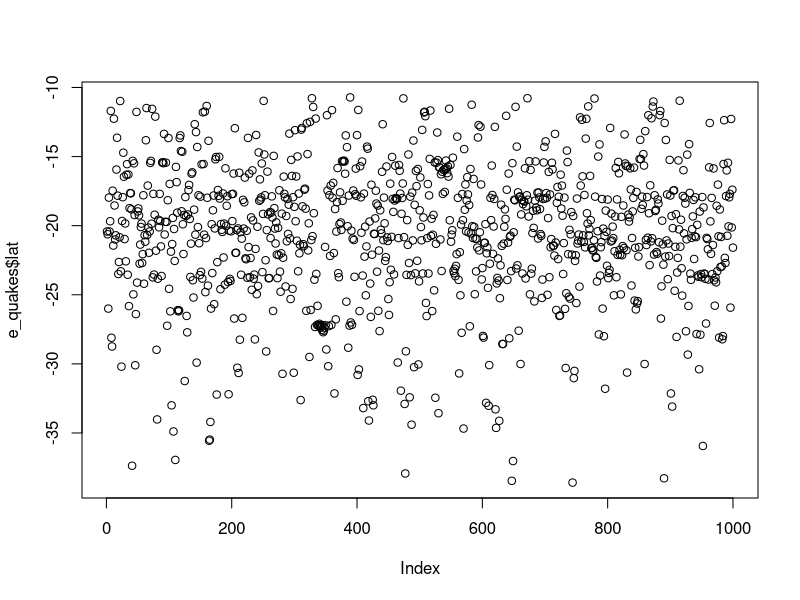
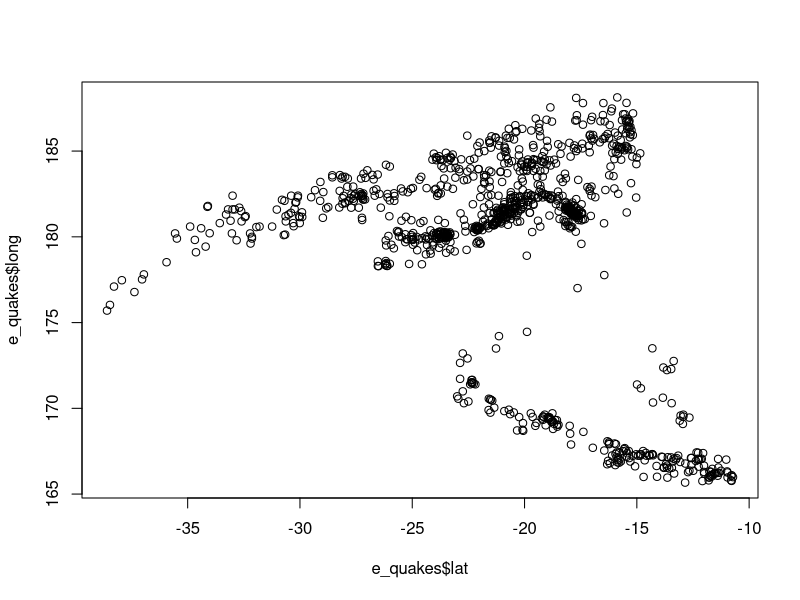
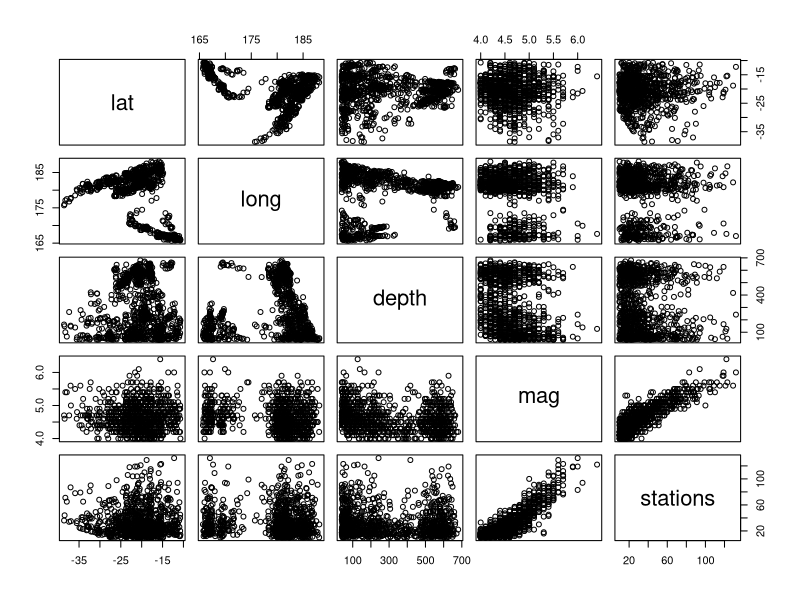
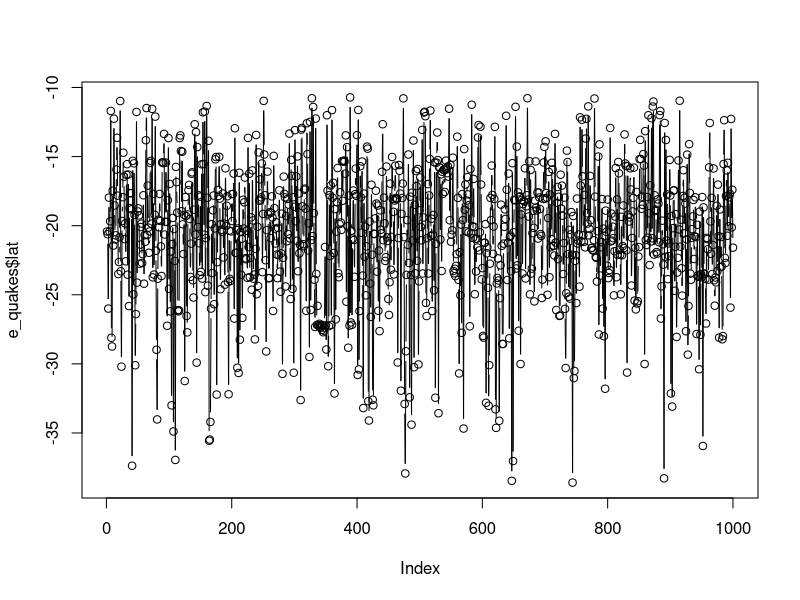
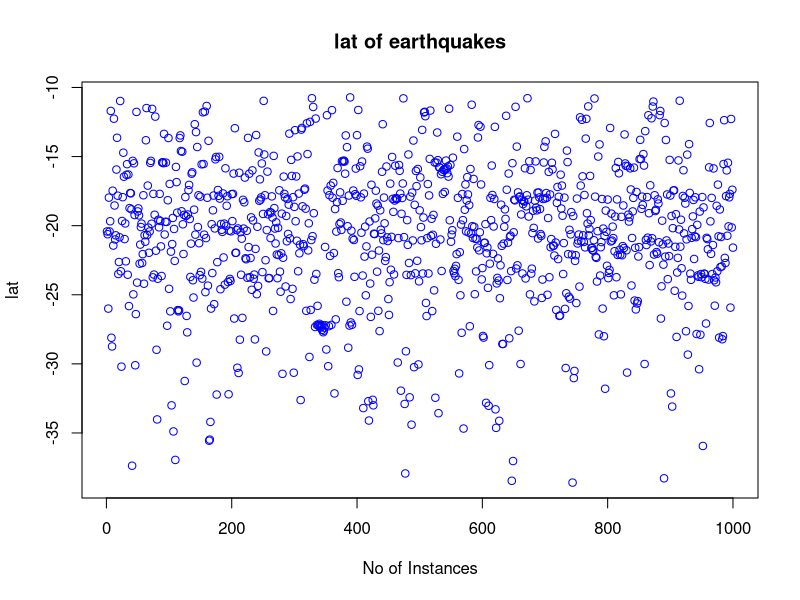
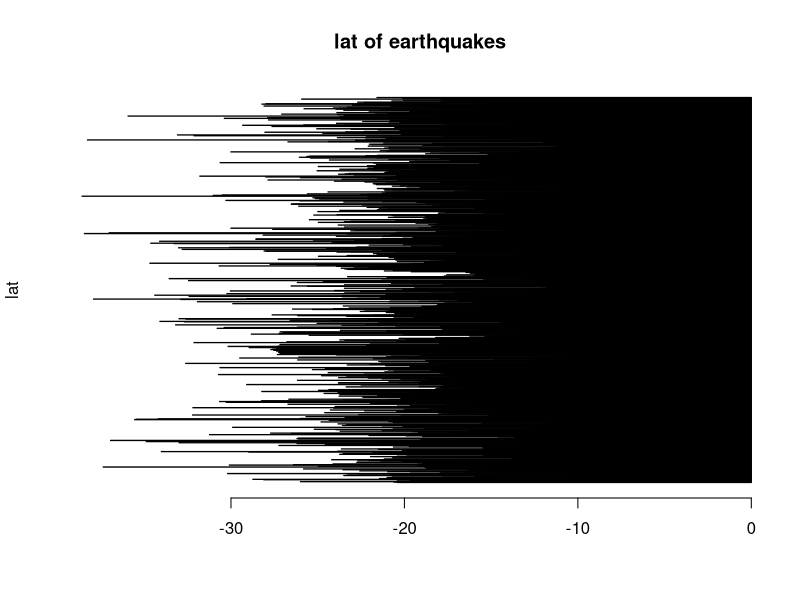
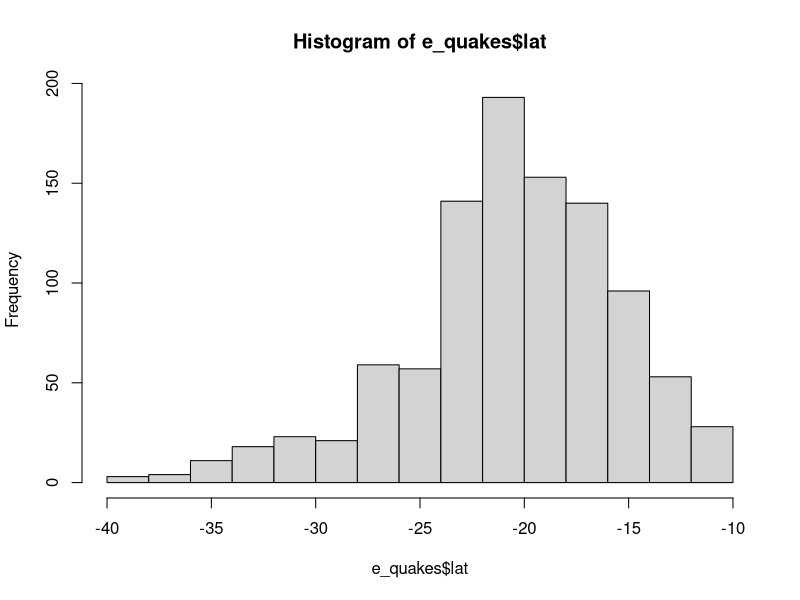
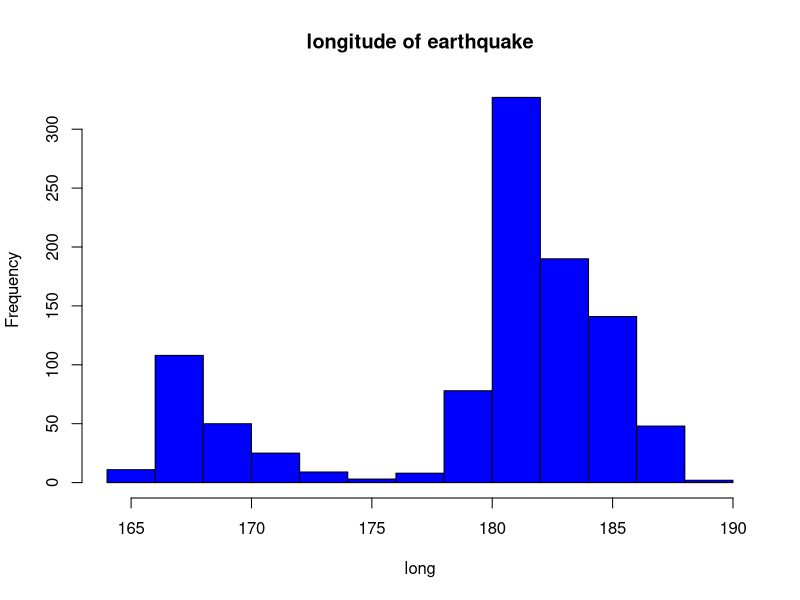

Here is the R script that generated these plots, in order: (Note: this script raises an error after producing the figures.)
e_quakes<-datasets::quakes
#perform everything + below
#skewness
#kurtosis
#var
#standard deviation
e_quakes

####Top 10 rows and last 10 rows
head(e_quakes,10)
tail(e_quakes,10)

######Columns

e_quakes[,c(1,2)]
df<-e_quakes[,-6]

summary(e_quakes[,1])

summary(e_quakes)


e_quakes$lat


###########Summary of the data#########
summary(e_quakes$lat)
summary(e_quakes)
summary(e_quakes$long)

#####################
plot(e_quakes$lat)
plot(e_quakes$lat,e_quakes$long,type="p")
plot(e_quakes)

# points and lines 
plot(e_quakes$lat, type= "b") # p: points, l: lines,b: both
plot(e_quakes$lat, ylab = 'lat', 
     xlab = 'No of Instances', main = 'lat of earthquakes',
    col = 'blue')
# Horizontal bar plot
barplot(e_quakes$lat, main = 'lat of earthquakes',
        ylab = 'lat', col= 'blue',horiz = T,axes=T)

#Histogram
hist(e_quakes$lat)
hist(e_quakes$long, 
     main = 'longitude of earthquake',
     xlab = 'long', col='blue')

#Single box plot
boxplot(e_quakes$lat,main="Temp_Boxplot")

# Multiple box plots
boxplot(e_quakes,main='Multiple')
#margin of the grid(mar), 
#no of rows and columns(mfrow), 
#whether a border is to be included(bty) 
#and position of the 
#labels(las: 1 for horizontal, las: 0 for vertical)
#bty - box around the plot
par(mfrow=c(3,3),mar=c(2,5,2,1),  las=0, bty="o")

plot(e_quakes$lat)
plot(e_quakes$lat, e_quakes$long)
plot(e_quakes$lat, type= "l")
plot(e_quakes$lat, type= "l")
plot(e_quakes$lat, type= "l")
barplot(e_quakes$lat, main = 'lat of earthquakes',
        xlab = 'lat', col='green',horiz = TRUE)
hist(e_quakes$lat)
boxplot(e_quakes$lat)
boxplot(e_quakes[,0:4], main='Multiple Box plots')


#skewness
skewness(e_quakes)

#kurtosis
kurtosis(e_quakes)

#variance
variance(e_quakes$mag,e_quakes$stations, v=1)

#standard deviation
sd(e_quakes$lat,na.rm = FALSE)
